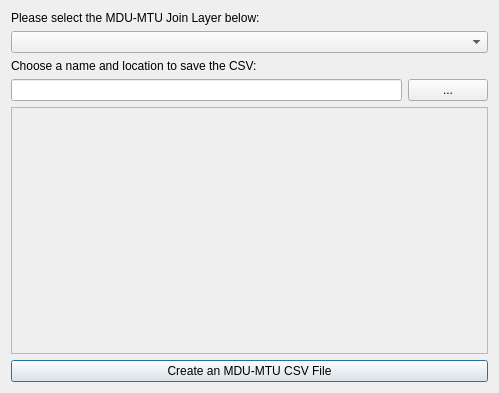
<?xml version="1.0" encoding="UTF-8"?>
<ui version="4.0">
 <class>MDUProcDialogBase</class>
 <widget class="QDialog" name="MDUProcDialogBase">
  <property name="geometry">
   <rect>
    <x>0</x>
    <y>0</y>
    <width>499</width>
    <height>393</height>
   </rect>
  </property>
  <property name="windowTitle">
   <string>UCS Planning and Engineering Tools</string>
  </property>
  <layout class="QGridLayout" name="gridLayout">
   <item row="7" column="0" colspan="2">
    <widget class="QPushButton" name="btnWriteOutMDUs">
     <property name="text">
      <string>Create an MDU-MTU CSV File</string>
     </property>
    </widget>
   </item>
   <item row="2" column="0" colspan="2">
    <widget class="QLabel" name="lblCSVFileName">
     <property name="text">
      <string>Choose a name and location to save the CSV:</string>
     </property>
    </widget>
   </item>
   <item row="3" column="0">
    <widget class="QLineEdit" name="lineEditFileName"/>
   </item>
   <item row="3" column="1">
    <widget class="QPushButton" name="btnCSVFile">
     <property name="text">
      <string>...</string>
     </property>
    </widget>
   </item>
   <item row="0" column="0">
    <widget class="QLabel" name="lblSelectMDULayer">
     <property name="text">
      <string>Please select the MDU-MTU Join Layer below:</string>
     </property>
    </widget>
   </item>
   <item row="1" column="0" colspan="2">
    <widget class="QComboBox" name="cBoxMDUJoinLayer"/>
   </item>
   <item row="4" column="0" colspan="2">
    <widget class="QTextEdit" name="textEditFeedback">
     <property name="enabled">
      <bool>false</bool>
     </property>
    </widget>
   </item>
  </layout>
 </widget>
 <resources/>
 <connections/>
</ui>
